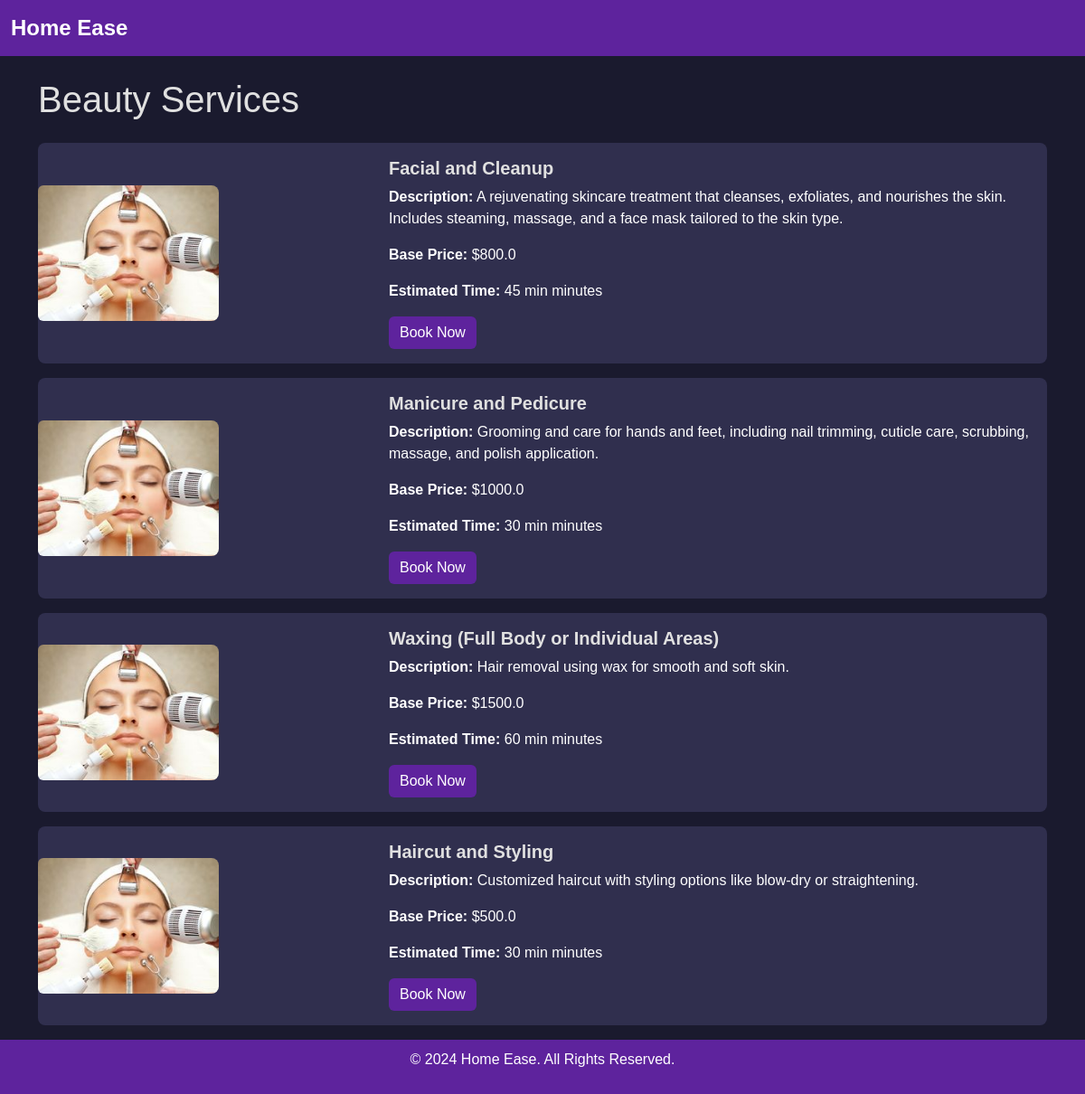
Screenshot of /beauty_services with the database file from the repository.
### app.py (models this page shows)
class Service(db.Model):
    id = db.Column(db.Integer, primary_key=True)
    name = db.Column(db.String(100), unique=True, nullable=False)
    type_of_service = db.Column(db.String(50), nullable=False)
    base_price = db.Column(db.Float, nullable=False)
    description = db.Column(db.Text)
    time_required = db.Column(db.Integer)  # Time in minutes
    created_at = db.Column(db.DateTime, default=datetime.utcnow)
    professionals = db.relationship('ProfessionalDetails', back_populates='service')
    service_requests = db.relationship('ServiceRequest', back_populates='service')

### app.py (the view)
@app.route('/beauty_services')
def beauty_services():
    beauty_services = Service.query.filter_by(type_of_service="beauty services").all()
    return render_template('beauty_services.html', services=beauty_services)

### templates/beauty_services.html (shortened to what this page needs)
<!doctype html>
<html lang="en">
<head>
    <link href="https://cdn.jsdelivr.net/npm/bootstrap@5.3.3/dist/css/bootstrap.min.css" rel="stylesheet">
    <link rel="stylesheet" href="/static/css/styles.css">
</head>
<body>
    <nav class="navbar navbar-expand-lg navbar-light bg-light">
        <div class="container-fluid">
            <a class="navbar-brand" href="/">Home Ease</a>
        </div>
    </nav>
    <div class="container mt-4">
        <h1 class="mb-4">Beauty Services</h1>
        {% for service in services %}
        <div class="card mb-3">
            <div class="row g-0 align-items-center">
                <div class="col-md-4">
                    <img src="static\images\default_beauty.jpg" class="img-fluid rounded-start"
                        alt="{{ service.name }}">
                </div>
                <div class="col-md-8">
                    <div class="card-body">
                        <h5 class="card-title">{{ service.name }}</h5>
                        <p class="card-text"><strong>Description:</strong> {{ service.description }}</p>
                        <p class="card-text"><strong>Base Price:</strong> ${{ service.base_price }}</p>
                        <p class="card-text"><strong>Estimated Time:</strong> {{ service.time_required }} minutes</p>
                        <form action="/book_service" method="post" class="mt-3">
                            <form action="/book_service" method="post" class="mt-3">
                                <button type="submit" class="btn btn-success">Book Now</button>
                            </form>
                        </form>
                    </div>
                </div>
            </div>
        </div>
        {% endfor %}
    </div>
    <footer>
        <p>&copy; 2024 Home Ease. All Rights Reserved.</p>
    </footer>
</body>
</html>

### static/css/styles.css (style rules this page uses)
body { font-family: 'Arial', sans-serif; background-color: #1a1a2e; color: #e0e0e0; margin: 0; padding: 0; }
img { width: 200px; height: 200px; object-fit: cover; border-radius: 8px; }
.navbar { background-color: #5e239d !important; }
.navbar-brand { font-size: 1.5rem; font-weight: bold; color: #fff !important; }
.card { background-color: #302f4e; color: #fff; border: none; transition: transform 0.2s ease, box-shadow 0.3s ease; border-radius: 8px; overflow: hidden; }
.card img { border-radius: 8px; transition: transform 0.3s ease; }
.card-title { color: #e0e0e0; font-weight: bold; }
.card .btn { background-color: #5e239d; color: #fff; border: none; transition: background-color 0.3s ease; }
footer { background-color: #5e239d; color: #fff; padding: 10px 0; text-align: center; }

### rows the page displays
Service: name "Facial and Cleanup", description "A rejuvenating skincare treatment that cleanses, exfoliates, and nourishes the skin. Includes steaming, massage, and a face mask tailored to the skin type.", base_price "800.0", time_required "45 min"
Service: name "Manicure and Pedicure", description "Grooming and care for hands and feet, including nail trimming, cuticle care, scrubbing, massage, and polish application.", base_price "1000.0", time_required "30 min"
Service: name "Waxing (Full Body or Individual Areas)", description "Hair removal using wax for smooth and soft skin.", base_price "1500.0", time_required "60 min"
Service: name "Haircut and Styling", description "Customized haircut with styling options like blow-dry or straightening.", base_price "500.0", time_required "30 min"
